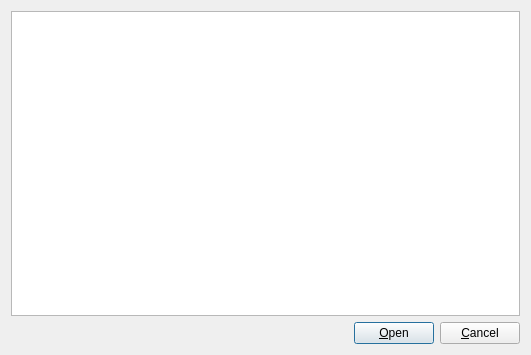
<ui version="4.0" >
 <class>OpenTemplateDialog</class>
 <widget class="QDialog" name="OpenTemplateDialog" >
  <property name="geometry" >
   <rect>
    <x>0</x>
    <y>0</y>
    <width>531</width>
    <height>355</height>
   </rect>
  </property>
  <property name="windowTitle" >
   <string>Dialog</string>
  </property>
  <layout class="QVBoxLayout" >
   <item>
    <widget class="QTreeView" name="treeView" >
     <property name="rootIsDecorated" >
      <bool>false</bool>
     </property>
    </widget>
   </item>
   <item>
    <layout class="QHBoxLayout" >
     <item>
      <spacer>
       <property name="orientation" >
        <enum>Qt::Horizontal</enum>
       </property>
       <property name="sizeHint" >
        <size>
         <width>40</width>
         <height>20</height>
        </size>
       </property>
      </spacer>
     </item>
     <item>
      <widget class="QPushButton" name="pushOpen" >
       <property name="text" >
        <string>&amp;Open</string>
       </property>
       <property name="default" >
        <bool>true</bool>
       </property>
      </widget>
     </item>
     <item>
      <widget class="QPushButton" name="pushCancel" >
       <property name="text" >
        <string>&amp;Cancel</string>
       </property>
      </widget>
     </item>
    </layout>
   </item>
  </layout>
 </widget>
 <resources/>
 <connections>
  <connection>
   <sender>pushCancel</sender>
   <signal>clicked()</signal>
   <receiver>OpenTemplateDialog</receiver>
   <slot>reject()</slot>
   <hints>
    <hint type="sourcelabel" >
     <x>502</x>
     <y>327</y>
    </hint>
    <hint type="destinationlabel" >
     <x>522</x>
     <y>349</y>
    </hint>
   </hints>
  </connection>
 </connections>
</ui>
